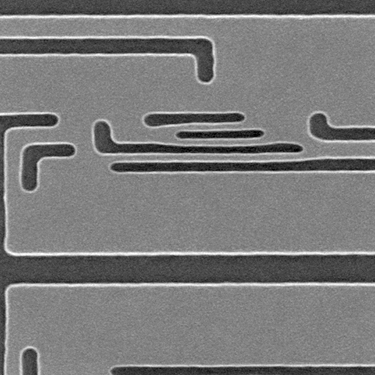
#> input picture images/case3_reference_image.jpg, 375 x 375 px
$ python main.py
#> lines starting #> are read from the running program, lines starting #| are printed output that depends on the picture; after the words box and inside, x2 and y2 are one past the last pixel; in counts of white or black regions, pixels touching at a corner belong together
### src/detect_utils.py
import cv2 as cv
import numpy as np


def find_hairs(diff_img):
    """
    Finds "hair-like" defects in the given difference image.

    Args:
        diff_img (numpy.ndarray): The difference image to analyze.

    Returns:
        numpy.ndarray: A binary image highlighting the "hair-like" defects.
    """

    # apply a threshold to get a binary image
    _, thresholded_diff = cv.threshold(diff_img, 17, 255, cv.THRESH_BINARY)

    # find contour boundary of white regions
    contours, _ = cv.findContours(
        thresholded_diff, cv.RETR_EXTERNAL, cv.CHAIN_APPROX_SIMPLE)
    contours_image = np.zeros_like(thresholded_diff)
    for i, contour in enumerate(contours):
        hull = cv.convexHull(contour)
        hull_area = cv.contourArea(hull)

        if 100 < hull_area < 1000:
            contour_area = cv.contourArea(contour)
            solidity = float(contour_area) / hull_area
            if solidity < 0.05:
                # draw the "hair"
                cv.drawContours(contours_image, contours, i, (255, 255, 255))

    return contours_image


def find_rect(diff_img):
    """
    Finds rectangular defects in the given difference image.

    Args:
        diff_img (numpy.ndarray): The difference image to analyze.

    Returns:
        numpy.ndarray: A binary image highlighting the rectangular defects.
    """

    # apply a threshold to get a binary image
    _, thresholded_diff = cv.threshold(diff_img, 60, 255, cv.THRESH_BINARY)

    # erode & dilate
    kernel = cv.getStructuringElement(cv.MORPH_RECT, (4, 4))
    opened = cv.morphologyEx(thresholded_diff, cv.MORPH_OPEN, kernel)

    return opened


def find_rad(diff_img):
    """
    Finds radial blotches in the given difference image.

    Args:
        diff_img (numpy.ndarray): The difference image to analyze.

    Returns:
        numpy.ndarray: A binary image highlighting the radial blotches.
    """

    # apply Gaussian blur
    image = cv.GaussianBlur(diff_img, (0, 0), 3)

    # sharpen the difference image
    sharp_diff = cv.addWeighted(diff_img, 1.6, image, -0.6, 0)

    # apply a threshold to get a binary image
    _, thresholded_diff = cv.threshold(sharp_diff, 20, 255, cv.THRESH_BINARY)

    # erode & dilate
    kernel = cv.getStructuringElement(cv.MORPH_ELLIPSE, (7, 7))
    opened = cv.morphologyEx(thresholded_diff, cv.MORPH_OPEN, kernel)

    return opened


def is_image_all_zeros(img):
    """
    Returns True if all pixels in the input image are black (i.e. have a value of zero), False otherwise.
    """
    return cv.countNonZero(img) == 0

### src/main.py
import tkinter as tk
from tkinter import filedialog

import numpy as np
import cv2 as cv

from pathlib import Path
import os

from detect_utils import *


def translate_2d(image, tx, ty):
    """
    Shifts an image in the (x, y) direction by (tx, ty) and returns it.

    Args:
        image (numpy.ndarray): The input image.
        tx (float): The translation distance in the x-direction.
        ty (float): The translation distance in the y-direction.

    Returns:
        numpy.ndarray: The translated image.
    """
    M = np.float32([[1, 0, tx],
                    [0, 1, ty]])
    rows, cols = image.shape
    return cv.warpAffine(image, M, (cols, rows))


def align_images(inspected_img_path, reference_img_path):
    """
    Aligns the inspected image with the reference image using feature matching.

    Args:
        inspected_img_path (str): The file path of the inspected image.
        reference_img_path (str): The file path of the reference image.

    Returns:
        tuple: The translation distances (tx, ty) between the images.
    """
    insp_img = cv.imread(inspected_img_path, cv.IMREAD_GRAYSCALE)  # queryImage
    ref_img = cv.imread(reference_img_path, cv.IMREAD_GRAYSCALE)  # trainImage
    assert insp_img is not None, "align_images: Inspected image could not be read"
    assert ref_img is not None, "align_images: Reference image could not be read"

    # some blurring
    d = 9
    insp_img = cv.bilateralFilter(insp_img, d, d * 2, d / 2)
    ref_img = cv.bilateralFilter(ref_img, d, d * 2, d / 2)

    # initiate ORB detector
    orb = cv.ORB_create()
    # find the keypoints and descriptors with ORB
    kp1, des1 = orb.detectAndCompute(insp_img, None)
    kp2, des2 = orb.detectAndCompute(ref_img, None)

    # create BFMatcher object
    bf = cv.BFMatcher(cv.NORM_HAMMING, crossCheck=True)

    # match descriptors.
    matches = bf.match(des1, des2)

    # sort them in the order of their distance.
    matches = sorted(matches, key=lambda x: x.distance)

    # extract the matched keypoints from both images
    src_pts = np.float32([kp1[m.queryIdx].pt for m in matches])
    dst_pts = np.float32([kp2[m.trainIdx].pt for m in matches])

    # extract translation coordinates using the best match
    insp_pt1, ref_pt1 = src_pts[0], dst_pts[0]
    (tx, ty) = ref_pt1 - insp_pt1

    aligned_img = translate_2d(insp_img, tx, ty)

    # save the result
    cv.imwrite('./output/' + inspected_img_path.split('/')[-1], aligned_img)

    # create the corresponding reference image
    # compute the starting (x, y) coordinate of the ROI, ensuring that it is non-negative
    start_x = max(round(tx), 0)
    start_y = max(round(ty), 0)

    # compute the width and height of the region of interest, clipping it to the image boundaries
    w = ref_img.shape[1] - abs(round(tx))
    h = ref_img.shape[0] - abs(round(ty))

    # create a zero array with the same shape as the input image
    ref_roi_img = np.zeros_like(ref_img)

    # copy the region of interest from the input image to the zero array
    ref_roi_img[start_y:start_y+h, start_x:start_x +
                w] = ref_img[start_y:start_y+h, start_x:start_x+w]

    # save the resulting image
    cv.imwrite('./output/' + reference_img_path.split('/')[-1], ref_roi_img)

    return (tx, ty)


def detect(inspected_path, reference_path, translation):
    """
    Performs defect detection on the inspected image using the reference image.

    Args:
        inspected_path (str): The file path of the inspected image.
        reference_path (str): The file path of the reference image.
        translation (tuple): The translation distances (tx, ty) between the images.

    Returns:
        None
    """
    # load the images
    ref_img = cv.imread(reference_path, cv.IMREAD_GRAYSCALE)
    insp_img = cv.imread(inspected_path, cv.IMREAD_GRAYSCALE)
    assert ref_img is not None, "detect: Reference image could not be read."
    assert insp_img is not None, "detect: Inspected image could not be read."

    # subtract
    diff = cv.absdiff(ref_img, insp_img)

    # get defects by type
    res1 = find_rad(diff)
    res2 = find_rect(diff)
    res3 = find_hairs(diff)

    # aggregate types
    tmp = cv.bitwise_or(res1, res2)
    res = cv.bitwise_or(tmp, res3)

    # show & save result (if relevant)
    if is_image_all_zeros(res):
        print(f'[INFO] Could not find defects in this image.')
    else:
        # shift back to original position and save
        res_shifted_back = translate_2d(res, *(-t for t in translation))
        fname = inspected_path.split('/')[-1].split('.')[0]
        cv.imwrite('./output/' + fname + '_defects_mask.tif', res_shifted_back)

        # show results to user
        cv.imshow('Result', res)
        cv.imshow('Original (query) image', insp_img)
        print(f'[INFO] Displaying the result. Press any key to continue.')
        cv.waitKey(0)
        cv.destroyAllWindows()

    # remove temp files
    os.remove(inspected_path)
    os.remove(reference_path)


def main():
    """
    Main entry point of the defect detection application.
    """
    root_ = tk.Tk()
    root_.withdraw()

    while True:
        img_path_reference = filedialog.askopenfilename(
            title='Select the reference image'
        )
#> the answer given: ../images/case3_inspected_image.jpg
        img_path_inspected = filedialog.askopenfilename(
            title='Select the inspected image'
        )
#> the answer given: ../images/case3_reference_image.jpg

        if img_path_reference and img_path_inspected:
            Path("./output").mkdir(parents=True, exist_ok=True)
            translation = align_images(img_path_inspected, img_path_reference)
#> in align_images, insp_img is the input picture: shape (375, 375); min 0, max 255, mean 122.5
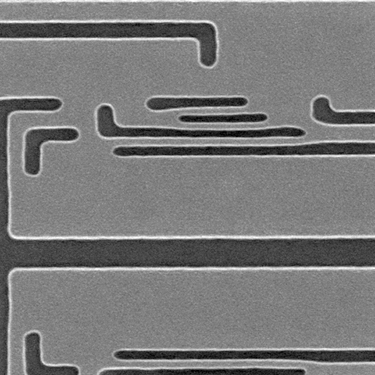
#> input picture images/case3_inspected_image.jpg, 375 x 375 px
#> in align_images, ref_img is the input picture: shape (375, 375); min 0, max 255, mean 122
#> in align_images, `kp1, des1 = orb.detectAndCompute(insp_img, None)`: kp1 = 322 keypoints; strongest (x, y, size): (298, 148, 44.6), (259, 132, 44.6), (301, 149, 31), (260, 132, 37.2)
#> in align_images, `kp2, des2 = orb.detectAndCompute(ref_img, None)`: kp2 = 312 keypoints; strongest (x, y, size): (265, 117, 31), (264, 116, 37.2), (74, 135, 53.6), (264, 117, 44.6)
#> in align_images, `matches = bf.match(des1, des2)`: matches = 131 matches
#> in align_images, `src_pts = np.float32([kp1[m.queryIdx].pt for m in matches])`: src_pts = 131 pairs, first value 34 to 335, second value 38 to 255
#> in align_images, `dst_pts = np.float32([kp2[m.trainIdx].pt for m in matches])`: dst_pts = 131 pairs, first value 37 to 335, second value 38 to 336
#> in align_images, `insp_pt1, ref_pt1 = src_pts[0], dst_pts[0]`: insp_pt1 = [180, 137]; ref_pt1 = [182, 121]
#> in align_images, `(tx, ty) = ref_pt1 - insp_pt1`: tx = 2; ty = -16
#> in translate_2d, `M = np.float32([[1, 0, tx], [0, 1, ty]])`: M = [[1, 0, 2], [0, 1, -16]]
#> in translate_2d, `return cv.warpAffine(image, M, (cols, rows))`:
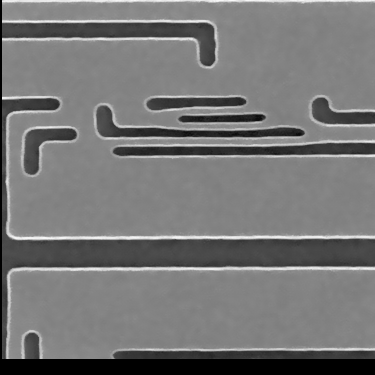
#> returned value: shape (375, 375); min 0, max 249, mean 118.2
#> in align_images, `start_x = max(round(tx), 0)`: start_x = 2
#> in align_images, `start_y = max(round(ty), 0)`: start_y = 0
#> in align_images, `w = ref_img.shape[1] - abs(round(tx))`: w = 373
#> in align_images, `h = ref_img.shape[0] - abs(round(ty))`: h = 359
#> in align_images, `ref_roi_img[start_y:start_y+h, start_x:start_x + w] = ref_img[start_y:..`:
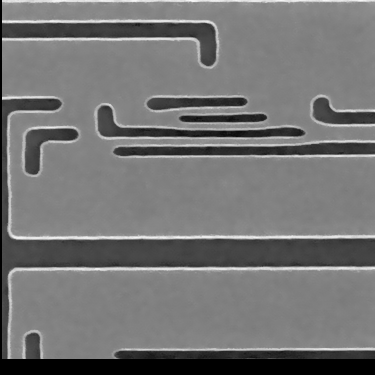
#> ref_roi_img: shape (375, 375); min 0, max 247, mean 116.3
#> translation = (2, -16)

            inspected_aligned_path = './output/' + \
                img_path_inspected.split('/')[-1]
            reference_aligned_path = './output/' + \
                img_path_reference.split('/')[-1]
            detect(inspected_aligned_path, reference_aligned_path, translation)
#> in detect, `diff = cv.absdiff(ref_img, insp_img)`:
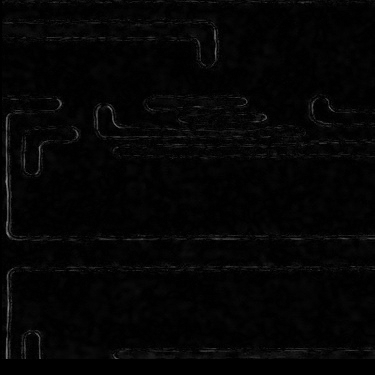
#> diff: shape (375, 375); min 0, max 142, mean 4.5
#> in find_rad, `_, thresholded_diff = cv.threshold(sharp_diff, 20, 255, cv.THRESH_BINA..`:
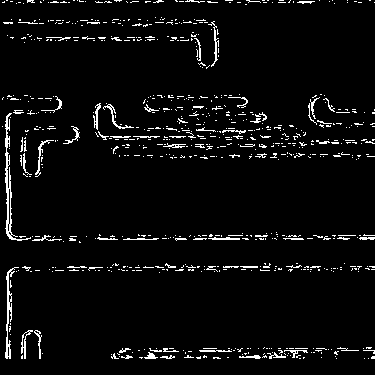
#> thresholded_diff: shape (375, 375); 4.4% white in thin lines or dots
#> in find_rad, `opened = cv.morphologyEx(thresholded_diff, cv.MORPH_OPEN, kernel)`: opened: shape (375, 375); every value is 0
#> in find_rect, `_, thresholded_diff = cv.threshold(diff_img, 60, 255, cv.THRESH_BINARY)`:
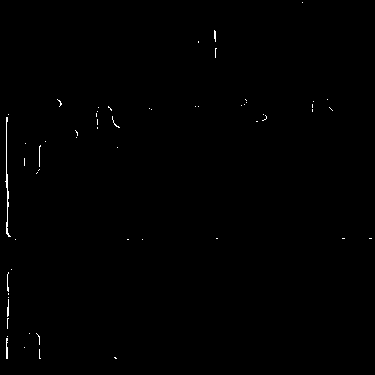
#> thresholded_diff: shape (375, 375); 0.34% white in thin lines or dots
#> in find_hairs, `_, thresholded_diff = cv.threshold(diff_img, 17, 255, cv.THRESH_BINARY)`:
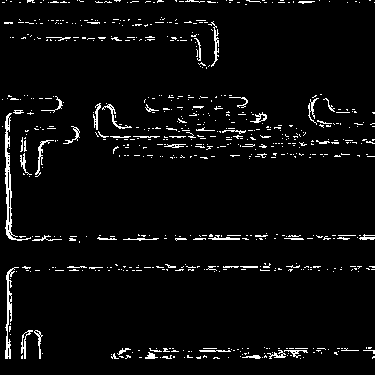
#> thresholded_diff: shape (375, 375); 4.2% white in thin lines or dots
#> in find_hairs, `contours, _ = cv.findContours( thresholded_diff, cv.RETR_EXTERNAL, cv...`: contours = 660 contours, 639 with area under 20; largest, box (x1, y1, x2, y2) and area: (5, 113, 31, 241) 452, (5, 267, 19, 359) 216, (21, 330, 33, 359) 81, (250, 112, 267, 123) 60, (102, 104, 132, 129) 60
#> the loop in find_hairs, `for i, contour in enumerate(contours):` made 660 passes
#> (hull_area, contour_area, solidity) on passes 43, 44, 78, 79, 139, 267, 318, 402, 444, 470, 472, 481: (102, 35, 0.343), (106.5, 29.5, 0.277), (126, 50.5, 0.401), (184, 81, 0.44), (764, 215.5, 0.282), (121, 30, 0.248), (317, 58, 0.183), (172, 40, 0.233), (106, 60.5, 0.571), (298.5, 59.5, 0.199), (121, 51, 0.421), (194.5, 33, 0.17)
#> hull_area on passes 17, 20, 28, 35: 35.5, 20, 20, 48
        else:
            print("[ERROR] You must provide two images.")

        if input("\nExamine another pair of images (Y/n)? ").lower() in ['n', 'no']:
#> the answer given: n
            break


if __name__ == '__main__':
    main()
